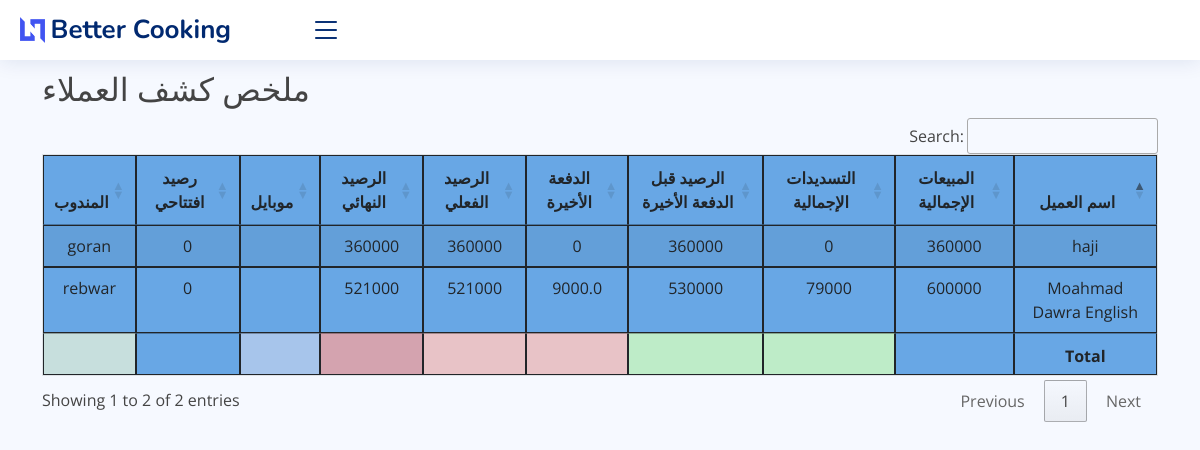
Screenshot of /total_customer_summary_report with the database file from the repository.
### core/models.py (models this page shows, shortened)
class Customer(models.Model):
    customer_name = models.CharField(max_length=50, blank=True)
    customer_mobile = models.CharField(max_length=50, blank=True)
    customer_address = models.TextField(blank=True)
    city = models.CharField(max_length=50, blank=True)
    sales_representative = models.ForeignKey(SalesRepresentative, on_delete=models.SET_NULL, null=True, blank=True)
    note = models.TextField(blank=True)
    class Meta:
        verbose_name_plural = 'الزبائن'

class Payment_Entry(models.Model):
    Qst = (
        ('نقد', 'نقد'),
        ('قسطی ١', 'قسطی ١'),
        ('قسطی ٢', 'قسطی ٢'),
        ('قسطی ٣ ', 'قسطی ٣'),
        ('قسطی ٤', 'قسطی ٤'),
        ('قسطی ٥', 'قسطی ٥'),
        ('قسطی ٦ ', 'قسطی ٦'),
        ('قسطی ٧', 'قسطی ٧'),
        ('قسطی ٨', 'قسطی ٨'),
        ('قسطی ٩ ', 'قسطی ٩'),
        ('قسطی ١٠', 'قسطی ١٠'),
        ('قسطی ١١', 'قسطی ١١'),
        ('قسطی ١٢ ', 'قسطی ١٢'),
    )
    invoice_number = models.CharField(unique=True, editable=False, max_length=10)
    sales_invoice = models.ForeignKey(SaleInvoice, on_delete=models.CASCADE)
    q_type = models.CharField(max_length=10, verbose_name="Payment type", choices=Qst, blank=False)
    paid_amount = models.FloatField(validators=[MinValueValidator(0.01)], default=1)
    discount_amount = models.FloatField(default=0)  # Add this field
    payment_date = models.DateTimeField(blank=False)
    note = models.CharField(max_length=100, blank=True)
    old_balance = models.DecimalField(max_digits=20, decimal_places=2, default=0, editable=False)
    class Meta:
        verbose_name_plural = 'إدخال الدفع'

class SalesRepresentative(models.Model):
    name = models.CharField(max_length=100)
    email = models.EmailField(unique=True,blank=True)
    phone_number = models.CharField(max_length=20, blank=True)
    address = models.TextField(blank=True)
    joining_date = models.DateField(null=True, blank=True)
    department = models.CharField(max_length=100, blank=True)

### core/views.py (the view)
# urls.py: path('total_customer_summary_report', views.customer_total_report_summary, name="total_customer_summary_report"),
def customer_total_report_summary(request):
    customer_ids = SaleItem.objects.values_list('sales_invoice__customer_name_id', flat=True).distinct()
    c_balance_report = {}
    for customer_id in customer_ids:
        customer = Customer.objects.get(id=customer_id)
        customer_name = customer.customer_name
        customer_mobile = customer.customer_mobile
        sales_representative_name = customer.sales_representative.name if customer.sales_representative else None
        sale_items = SaleItem.objects.filter(sales_invoice__customer_name_id=customer_id)
        payments = Payment_Entry.objects.filter(sales_invoice__customer_name_id=customer_id).order_by('-payment_date')
        total_invoice_amount = sum(Decimal(sale_item.total_amt) for sale_item in sale_items)
        total_paid_amount = sum(Decimal(payment.paid_amount) for payment in payments)
        actual_credit = total_invoice_amount - total_paid_amount
        last_payment = payments.first()
        balance_before_last_payment = actual_credit + Decimal(last_payment.paid_amount) if last_payment else actual_credit
        opening_balance = OpeningBalance.objects.filter(customer_id=customer_id).aggregate(total=Sum('balance_amount'))['total'] or Decimal('0')
        opening_balance = Decimal(str(opening_balance))
        final_balance = opening_balance + actual_credit
        c_balance_report[customer_name] = {
            'total_invoice_amount': total_invoice_amount,
            'total_paid_amount': total_paid_amount,
            'actual_credit': actual_credit,
            'last_payment': last_payment.paid_amount if last_payment else Decimal('0'),
            'balance_before_last_payment': balance_before_last_payment,
            'opening_balance': opening_balance,
            'final_balance': final_balance,
            'phone_number': customer_mobile,
            'sales_representative_name': sales_representative_name  # Include sales representative's name
        }
    context = {'c_balance_report': c_balance_report}
    return render(request, 'core/reports/total_customer_summary_report.html', context)

### core/templates/core/reports/total_customer_summary_report.html (shortened to what this page needs)
{% extends 'core/base.html' %}
{% block content %}
    <br>
    <br>
    <br>
    <h2>ملخص كشف العملاء</h2>
    <table id="example7" class="table table-striped" style="background-color: #68a7e5">
        <thead>
            <tr>
                <th>اسم العميل</th>
                <th>المبيعات الإجمالية</th>
                <th>التسديدات الإجمالية</th>
                <th>الرصيد قبل الدفعة الأخيرة</th>
                <th>الدفعة الأخيرة</th>
                <th>الرصيد الفعلي</th>
                <th>الرصيد النهائي</th>
                <th>موبايل</th>
                <th>رصيد افتتاحي</th>
                <th>المندوب</th>
            </tr>
        </thead>
        <tbody>
            {% for customer, data in c_balance_report.items %}
                <tr>
                    <td>{{ customer }}</td>
                    <td>{{ data.total_invoice_amount }}</td>
                    <td>{{ data.total_paid_amount }}</td>
                    <td>{{ data.balance_before_last_payment }}</td>
                    <td>{{ data.last_payment }}</td>
                    <td>{{ data.actual_credit }}</td>
                    <td>{{ data.final_balance }}</td>
                    <td>{{ data.phone_number }}</td>
                    <td>{{ data.opening_balance }}</td>
                    <td>{{ data.sales_representative_name }}</td>
                </tr>
            {% endfor %}
        </tbody>
        <tfoot>
            <th></th>
            <th></th>
            <th style="background-color: #beecc8"></th>
            <th style="background-color: #beecc8"></th>
            <th style="background-color: #e8c3c7"></th>
            <th style="background-color: #e8c3c7"></th>
            <th style="background-color: #d4a3af"></th>
            <th style="background-color: #a7c5eb"></th>
            <th></th>
            <th style="background-color: #c7dfdd"></th>
        </tfoot>
    </table>
{% endblock %}

### static/core/assets/css/style.css (style rules this page uses)
:root { scroll-behavior: smooth; }
body { font-family: "Open Sans", sans-serif; background: #f6f9ff; color: #444444; }
h1, h2, h3, h4, h5, h6 { font-family: "Nunito", sans-serif; }

### core/templates/core/reports/total_customer_summary_report.html (style rules this page uses)
table, th, td { border: 0.5px solid; direction: rtl; text-align: center; }
th { text-align: center !important; }

### rows the page displays
Customer: c_balance_report "Moahmad Dawra English"
Payment_Entry: last_payment "9000.0"
SalesRepresentative: sales_representative_name "rebwar"
Customer: c_balance_report "haji"
SalesRepresentative: sales_representative_name "goran"

### other values shown
{{ data.total_invoice_amount }} "600000" "360000"
{{ data.total_paid_amount }} "79000" "0"
{{ data.balance_before_last_payment }} "530000" "360000"
{{ data.actual_credit }} "521000" "360000"
{{ data.final_balance }} "521000" "360000"
{{ data.opening_balance }} "0" "0"
{{ data.last_payment }} "0"
